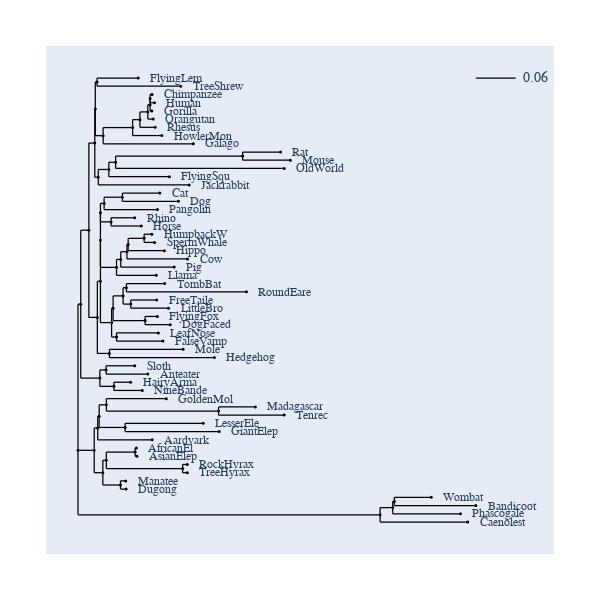

Here is the notebook cell this chart was saved with:
### Markdown cell above
## Changing scale bar placement

### Code cell
fig.scale_bar = "top right"
fig.show()

### Figure 1 — Plotly figure (JSON) as saved in the notebook; plotly's stock layout.template omitted (floating-point values rounded to 4 significant figures; data arrays with more than 128 entries replaced by an {"elided": "..."} marker saying what was removed)
{"data": [{"line": {"color": "black", "shape": "spline", "smoothing": 1.3, "width": 1.25}, "mode": "lines", "showlegend": false, "type": "scatter", "x": {"elided": "644 float values"}, "y": {"elided": "644 float values"}}, {"hoverinfo": "text", "marker": {"color": "black", "size": 3, "symbol": "circle"}, "mode": "markers", "showlegend": false, "text": ["root", "edge.37", "edge.33", "edge.32", "edge.27", "edge.20", "FlyingLem", "TreeShrew", "edge.26", "edge.25", "edge.24", "edge.23", "edge.22", "edge.21", "Chimpanzee", "Human", "Gorilla", "Orangutan", "Rhesus", "HowlerMon", "Galago", "edge.31", "edge.30", "edge.29", "edge.28", "Rat", "Mouse", "OldWorld", "FlyingSqu", "Jackrabbit", "edge.19", "edge.17", "edge.16", "edge.10", "edge.9", "edge.8", "Cat", "Dog", "Pangolin", "edge.7", "Rhino", "Horse", "edge.15", "edge.14", "edge.13", "edge.12", "edge.11", "HumpbackW", "SpermWhale", "Hippo", "Cow", "Pig", "Llama", "edge.6", "edge.4", "edge.3", "edge.2", "TombBat", "RoundEare", "edge.1", "FreeTaile", "LittleBro", "edge.0", "FlyingFox", "DogFaced", "edge.5", "LeafNose", "FalseVamp", "edge.18", "Mole", "Hedgehog", "edge.36", "edge.35", "Sloth", "Anteater", "edge.34", "HairyArma", "NineBande", "edge.48", "edge.47", "edge.46", "edge.44", "GoldenMol", "edge.43", "Madagascar", "Tenrec", "edge.45", "LesserEle", "GiantElep", "Aardvark", "edge.42", "edge.41", "edge.39", "AfricanEl", "AsianElep", "edge.40", "RockHyrax", "TreeHyrax", "edge.38", "Manatee", "Dugong", "edge.51", "edge.50", "edge.49", "Wombat", "Bandicoot", "Phascogale", "Caenolest"], "type": "scatter", "x": [0, 0.003949, 0.01572, 0.02427, 0.02505, 0.02759, 0.08718, 0.1488, 0.03642, 0.07907, 0.08965, 0.1011, 0.1044, 0.1044, 0.1072, 0.1108, 0.1069, 0.1089, 0.1117, 0.1213, 0.1669, 0.02935, 0.04464, 0.05444, 0.2383, 0.2932, 0.3073, 0.2986, 0.1323, 0.1609, 0.02802, 0.03248, 0.03248, 0.03248, 0.03781, 0.06421, 0.1185, 0.1455, 0.1151, 0.04791, 0.08212, 0.09161, 0.05578, 0.06185, 0.07087, 0.07263, 0.09575, 0.1069, 0.1108, 0.125, 0.1586, 0.1392, 0.1133, 0.04866, 0.05083, 0.06527, 0.07008, 0.1254, 0.2438, 0.07635, 0.114, 0.1311, 0.09711, 0.1149, 0.1335, 0.05581, 0.1164, 0.1229, 0.04552, 0.1522, 0.1976, 0.03165, 0.04063, 0.08217, 0.1011, 0.05199, 0.07611, 0.09306, 0.02348, 0.02856, 0.03065, 0.04112, 0.1279, 0.2035, 0.2568, 0.2985, 0.06826, 0.1813, 0.2044, 0.1074, 0.03596, 0.04098, 0.08276, 0.0845, 0.08535, 0.1515, 0.1583, 0.1583, 0.06157, 0.06902, 0.0696, 0.4374, 0.4556, 0.4579, 0.5113, 0.576, 0.5538, 0.5641], "y": [-23.77, -0.6576, 11.03, 24.82, 30.21, 34.45, 35.1, 33.8, 25.98, 27.26, 28.52, 29.74, 30.88, 31.85, 32.5, 31.2, 29.9, 28.6, 27.3, 26, 24.7, 19.42, 20.64, 21.77, 22.75, 23.4, 22.1, 20.8, 19.5, 18.2, -2.747, 2.955, 9.486, 13.81, 15.28, 16.25, 16.9, 15.6, 14.3, 12.35, 13, 11.7, 5.159, 6.419, 7.638, 8.775, 9.75, 10.4, 9.1, 7.8, 6.5, 5.2, 3.9, -3.575, -1.3, 0.65, 1.95, 2.6, 1.3, -0.65, 0, -1.3, -3.25, -2.6, -3.9, -5.85, -5.2, -6.5, -8.45, -7.8, -9.1, -12.35, -11.05, -10.4, -11.7, -13.65, -13, -14.3, -23.77, -20.23, -18.36, -16.58, -15.6, -17.55, -16.9, -18.2, -20.15, -19.5, -20.8, -22.1, -27.3, -25.35, -24.05, -23.4, -24.7, -26.65, -26, -27.3, -29.25, -28.6, -29.9, -33.96, -32.83, -31.85, -31.2, -32.5, -33.8, -35.1]}], "layout": {"annotations": [{"font": {"family": "Inconsolata, monospace", "size": 12}, "showarrow": false, "text": "FlyingLem", "textangle": 0, "x": 0.1016, "xanchor": "left", "xref": "x", "y": 35.1, "yref": "y"}, {"font": {"family": "Inconsolata, monospace", "size": 12}, "showarrow": false, "text": "TreeShrew", "textangle": 0, "x": 0.1632, "xanchor": "left", "xref": "x", "y": 33.8, "yref": "y"}, {"font": {"family": "Inconsolata, monospace", "size": 12}, "showarrow": false, "text": "Chimpanzee", "textangle": 0, "x": 0.1216, "xanchor": "left", "xref": "x", "y": 32.5, "yref": "y"}, {"font": {"family": "Inconsolata, monospace", "size": 12}, "showarrow": false, "text": "Human", "textangle": 0, "x": 0.1252, "xanchor": "left", "xref": "x", "y": 31.2, "yref": "y"}, {"font": {"family": "Inconsolata, monospace", "size": 12}, "showarrow": false, "text": "Gorilla", "textangle": 0, "x": 0.1213, "xanchor": "left", "xref": "x", "y": 29.9, "yref": "y"}, {"font": {"family": "Inconsolata, monospace", "size": 12}, "showarrow": false, "text": "Orangutan", "textangle": 0, "x": 0.1232, "xanchor": "left", "xref": "x", "y": 28.6, "yref": "y"}, {"font": {"family": "Inconsolata, monospace", "size": 12}, "showarrow": false, "text": "Rhesus", "textangle": 0, "x": 0.1261, "xanchor": "left", "xref": "x", "y": 27.3, "yref": "y"}, {"font": {"family": "Inconsolata, monospace", "size": 12}, "showarrow": false, "text": "HowlerMon", "textangle": 0, "x": 0.1357, "xanchor": "left", "xref": "x", "y": 26, "yref": "y"}, {"font": {"family": "Inconsolata, monospace", "size": 12}, "showarrow": false, "text": "Galago", "textangle": 0, "x": 0.1813, "xanchor": "left", "xref": "x", "y": 24.7, "yref": "y"}, {"font": {"family": "Inconsolata, monospace", "size": 12}, "showarrow": false, "text": "Rat", "textangle": 0, "x": 0.3076, "xanchor": "left", "xref": "x", "y": 23.4, "yref": "y"}, {"font": {"family": "Inconsolata, monospace", "size": 12}, "showarrow": false, "text": "Mouse", "textangle": 0, "x": 0.3217, "xanchor": "left", "xref": "x", "y": 22.1, "yref": "y"}, {"font": {"family": "Inconsolata, monospace", "size": 12}, "showarrow": false, "text": "OldWorld", "textangle": 0, "x": 0.313, "xanchor": "left", "xref": "x", "y": 20.8, "yref": "y"}, {"font": {"family": "Inconsolata, monospace", "size": 12}, "showarrow": false, "text": "FlyingSqu", "textangle": 0, "x": 0.1467, "xanchor": "left", "xref": "x", "y": 19.5, "yref": "y"}, {"font": {"family": "Inconsolata, monospace", "size": 12}, "showarrow": false, "text": "Jackrabbit", "textangle": 0, "x": 0.1753, "xanchor": "left", "xref": "x", "y": 18.2, "yref": "y"}, {"font": {"family": "Inconsolata, monospace", "size": 12}, "showarrow": false, "text": "Cat", "textangle": 0, "x": 0.1329, "xanchor": "left", "xref": "x", "y": 16.9, "yref": "y"}, {"font": {"family": "Inconsolata, monospace", "size": 12}, "showarrow": false, "text": "Dog", "textangle": 0, "x": 0.1599, "xanchor": "left", "xref": "x", "y": 15.6, "yref": "y"}, {"font": {"family": "Inconsolata, monospace", "size": 12}, "showarrow": false, "text": "Pangolin", "textangle": 0, "x": 0.1295, "xanchor": "left", "xref": "x", "y": 14.3, "yref": "y"}, {"font": {"family": "Inconsolata, monospace", "size": 12}, "showarrow": false, "text": "Rhino", "textangle": 0, "x": 0.09651, "xanchor": "left", "xref": "x", "y": 13, "yref": "y"}, {"font": {"family": "Inconsolata, monospace", "size": 12}, "showarrow": false, "text": "Horse", "textangle": 0, "x": 0.106, "xanchor": "left", "xref": "x", "y": 11.7, "yref": "y"}, {"font": {"family": "Inconsolata, monospace", "size": 12}, "showarrow": false, "text": "HumpbackW", "textangle": 0, "x": 0.1213, "xanchor": "left", "xref": "x", "y": 10.4, "yref": "y"}, {"font": {"family": "Inconsolata, monospace", "size": 12}, "showarrow": false, "text": "SpermWhale", "textangle": 0, "x": 0.1252, "xanchor": "left", "xref": "x", "y": 9.1, "yref": "y"}, {"font": {"family": "Inconsolata, monospace", "size": 12}, "showarrow": false, "text": "Hippo", "textangle": 0, "x": 0.1394, "xanchor": "left", "xref": "x", "y": 7.8, "yref": "y"}, {"font": {"family": "Inconsolata, monospace", "size": 12}, "showarrow": false, "text": "Cow", "textangle": 0, "x": 0.173, "xanchor": "left", "xref": "x", "y": 6.5, "yref": "y"}, {"font": {"family": "Inconsolata, monospace", "size": 12}, "showarrow": false, "text": "Pig", "textangle": 0, "x": 0.1536, "xanchor": "left", "xref": "x", "y": 5.2, "yref": "y"}, {"font": {"family": "Inconsolata, monospace", "size": 12}, "showarrow": false, "text": "Llama", "textangle": 0, "x": 0.1277, "xanchor": "left", "xref": "x", "y": 3.9, "yref": "y"}, {"font": {"family": "Inconsolata, monospace", "size": 12}, "showarrow": false, "text": "TombBat", "textangle": 0, "x": 0.1398, "xanchor": "left", "xref": "x", "y": 2.6, "yref": "y"}, {"font": {"family": "Inconsolata, monospace", "size": 12}, "showarrow": false, "text": "RoundEare", "textangle": 0, "x": 0.2582, "xanchor": "left", "xref": "x", "y": 1.3, "yref": "y"}, {"font": {"family": "Inconsolata, monospace", "size": 12}, "showarrow": false, "text": "FreeTaile", "textangle": 0, "x": 0.1284, "xanchor": "left", "xref": "x", "y": 0, "yref": "y"}, {"font": {"family": "Inconsolata, monospace", "size": 12}, "showarrow": false, "text": "LittleBro", "textangle": 0, "x": 0.1455, "xanchor": "left", "xref": "x", "y": -1.3, "yref": "y"}, {"font": {"family": "Inconsolata, monospace", "size": 12}, "showarrow": false, "text": "FlyingFox", "textangle": 0, "x": 0.1293, "xanchor": "left", "xref": "x", "y": -2.6, "yref": "y"}, {"font": {"family": "Inconsolata, monospace", "size": 12}, "showarrow": false, "text": "DogFaced", "textangle": 0, "x": 0.1479, "xanchor": "left", "xref": "x", "y": -3.9, "yref": "y"}, {"font": {"family": "Inconsolata, monospace", "size": 12}, "showarrow": false, "text": "LeafNose", "textangle": 0, "x": 0.1308, "xanchor": "left", "xref": "x", "y": -5.2, "yref": "y"}, {"font": {"family": "Inconsolata, monospace", "size": 12}, "showarrow": false, "text": "FalseVamp", "textangle": 0, "x": 0.1373, "xanchor": "left", "xref": "x", "y": -6.5, "yref": "y"}, {"font": {"family": "Inconsolata, monospace", "size": 12}, "showarrow": false, "text": "Mole", "textangle": 0, "x": 0.1666, "xanchor": "left", "xref": "x", "y": -7.8, "yref": "y"}, {"font": {"family": "Inconsolata, monospace", "size": 12}, "showarrow": false, "text": "Hedgehog", "textangle": 0, "x": 0.212, "xanchor": "left", "xref": "x", "y": -9.1, "yref": "y"}, {"font": {"family": "Inconsolata, monospace", "size": 12}, "showarrow": false, "text": "Sloth", "textangle": 0, "x": 0.09657, "xanchor": "left", "xref": "x", "y": -10.4, "yref": "y"}, {"font": {"family": "Inconsolata, monospace", "size": 12}, "showarrow": false, "text": "Anteater", "textangle": 0, "x": 0.1155, "xanchor": "left", "xref": "x", "y": -11.7, "yref": "y"}, {"font": {"family": "Inconsolata, monospace", "size": 12}, "showarrow": false, "text": "HairyArma", "textangle": 0, "x": 0.09051, "xanchor": "left", "xref": "x", "y": -13, "yref": "y"}, {"font": {"family": "Inconsolata, monospace", "size": 12}, "showarrow": false, "text": "NineBande", "textangle": 0, "x": 0.1075, "xanchor": "left", "xref": "x", "y": -14.3, "yref": "y"}, {"font": {"family": "Inconsolata, monospace", "size": 12}, "showarrow": false, "text": "GoldenMol", "textangle": 0, "x": 0.1423, "xanchor": "left", "xref": "x", "y": -15.6, "yref": "y"}, {"font": {"family": "Inconsolata, monospace", "size": 12}, "showarrow": false, "text": "Madagascar", "textangle": 0, "x": 0.2712, "xanchor": "left", "xref": "x", "y": -16.9, "yref": "y"}, {"font": {"family": "Inconsolata, monospace", "size": 12}, "showarrow": false, "text": "Tenrec", "textangle": 0, "x": 0.3129, "xanchor": "left", "xref": "x", "y": -18.2, "yref": "y"}, {"font": {"family": "Inconsolata, monospace", "size": 12}, "showarrow": false, "text": "LesserEle", "textangle": 0, "x": 0.1957, "xanchor": "left", "xref": "x", "y": -19.5, "yref": "y"}, {"font": {"family": "Inconsolata, monospace", "size": 12}, "showarrow": false, "text": "GiantElep", "textangle": 0, "x": 0.2188, "xanchor": "left", "xref": "x", "y": -20.8, "yref": "y"}, {"font": {"family": "Inconsolata, monospace", "size": 12}, "showarrow": false, "text": "Aardvark", "textangle": 0, "x": 0.1218, "xanchor": "left", "xref": "x", "y": -22.1, "yref": "y"}, {"font": {"family": "Inconsolata, monospace", "size": 12}, "showarrow": false, "text": "AfricanEl", "textangle": 0, "x": 0.09889, "xanchor": "left", "xref": "x", "y": -23.4, "yref": "y"}, {"font": {"family": "Inconsolata, monospace", "size": 12}, "showarrow": false, "text": "AsianElep", "textangle": 0, "x": 0.09974, "xanchor": "left", "xref": "x", "y": -24.7, "yref": "y"}, {"font": {"family": "Inconsolata, monospace", "size": 12}, "showarrow": false, "text": "RockHyrax", "textangle": 0, "x": 0.1727, "xanchor": "left", "xref": "x", "y": -26, "yref": "y"}, {"font": {"family": "Inconsolata, monospace", "size": 12}, "showarrow": false, "text": "TreeHyrax", "textangle": 0, "x": 0.1727, "xanchor": "left", "xref": "x", "y": -27.3, "yref": "y"}, {"font": {"family": "Inconsolata, monospace", "size": 12}, "showarrow": false, "text": "Manatee", "textangle": 0, "x": 0.08342, "xanchor": "left", "xref": "x", "y": -28.6, "yref": "y"}, {"font": {"family": "Inconsolata, monospace", "size": 12}, "showarrow": false, "text": "Dugong", "textangle": 0, "x": 0.084, "xanchor": "left", "xref": "x", "y": -29.9, "yref": "y"}, {"font": {"family": "Inconsolata, monospace", "size": 12}, "showarrow": false, "text": "Wombat", "textangle": 0, "x": 0.5257, "xanchor": "left", "xref": "x", "y": -31.2, "yref": "y"}, {"font": {"family": "Inconsolata, monospace", "size": 12}, "showarrow": false, "text": "Bandicoot", "textangle": 0, "x": 0.5903, "xanchor": "left", "xref": "x", "y": -32.5, "yref": "y"}, {"font": {"family": "Inconsolata, monospace", "size": 12}, "showarrow": false, "text": "Phascogale", "textangle": 0, "x": 0.5682, "xanchor": "left", "xref": "x", "y": -33.8, "yref": "y"}, {"font": {"family": "Inconsolata, monospace", "size": 12}, "showarrow": false, "text": "Caenolest", "textangle": 0, "x": 0.5785, "xanchor": "left", "xref": "x", "y": -35.1, "yref": "y"}, {"ax": 0, "ay": 0, "showarrow": false, "text": "0.06", "x": 0.6623, "xref": "x", "y": 35.1, "yref": "y"}], "autosize": true, "font": {"family": "Balto", "size": 14}, "height": 600, "hovermode": "closest", "margin": {"b": 50, "l": 50, "pad": 4, "r": 50, "t": 50}, "shapes": [{"line": {"color": "black", "width": 1.25}, "type": "line", "x0": 0.576, "x1": 0.6335, "y0": 35.1, "y1": 35.1}], "showlegend": false, "width": 600, "xaxis": {"autorange": true, "range": [-0.04054, 0.6833], "type": "linear", "visible": false}, "yaxis": {"autorange": true, "range": [-39.53, 39.53], "type": "linear", "visible": false}}}
